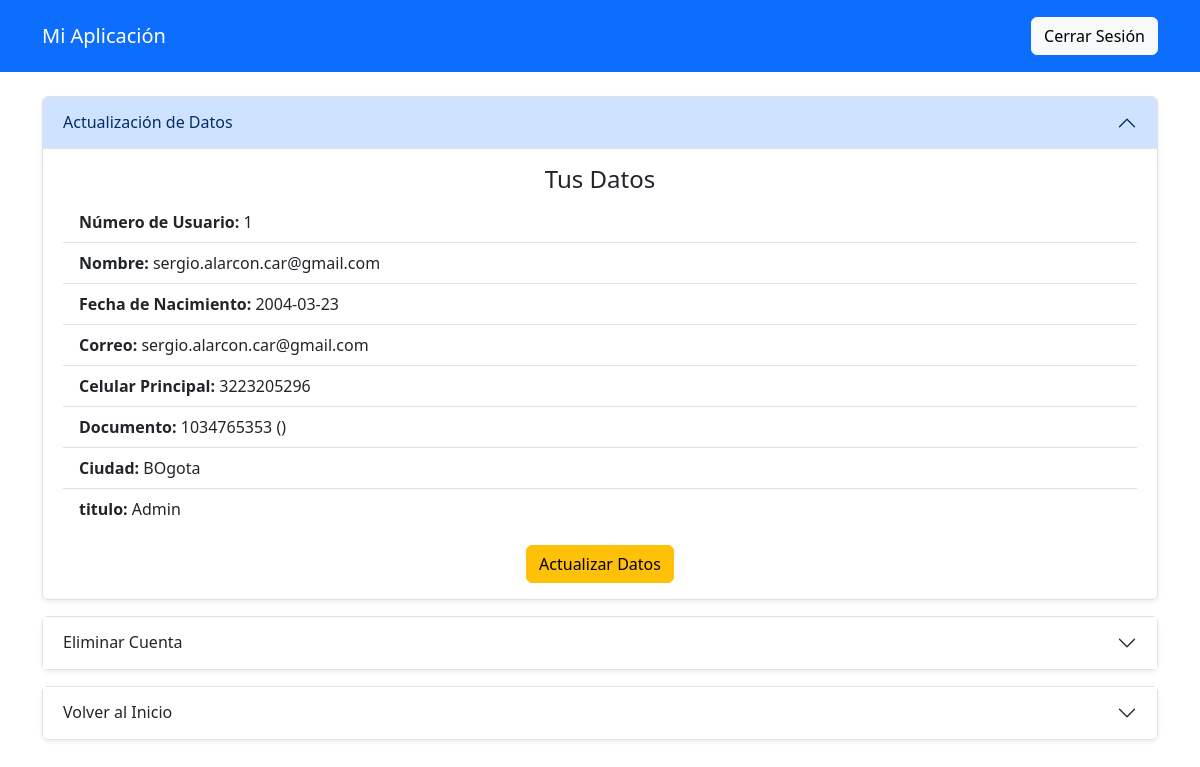
The app's page /admin/config (signed in), older data.
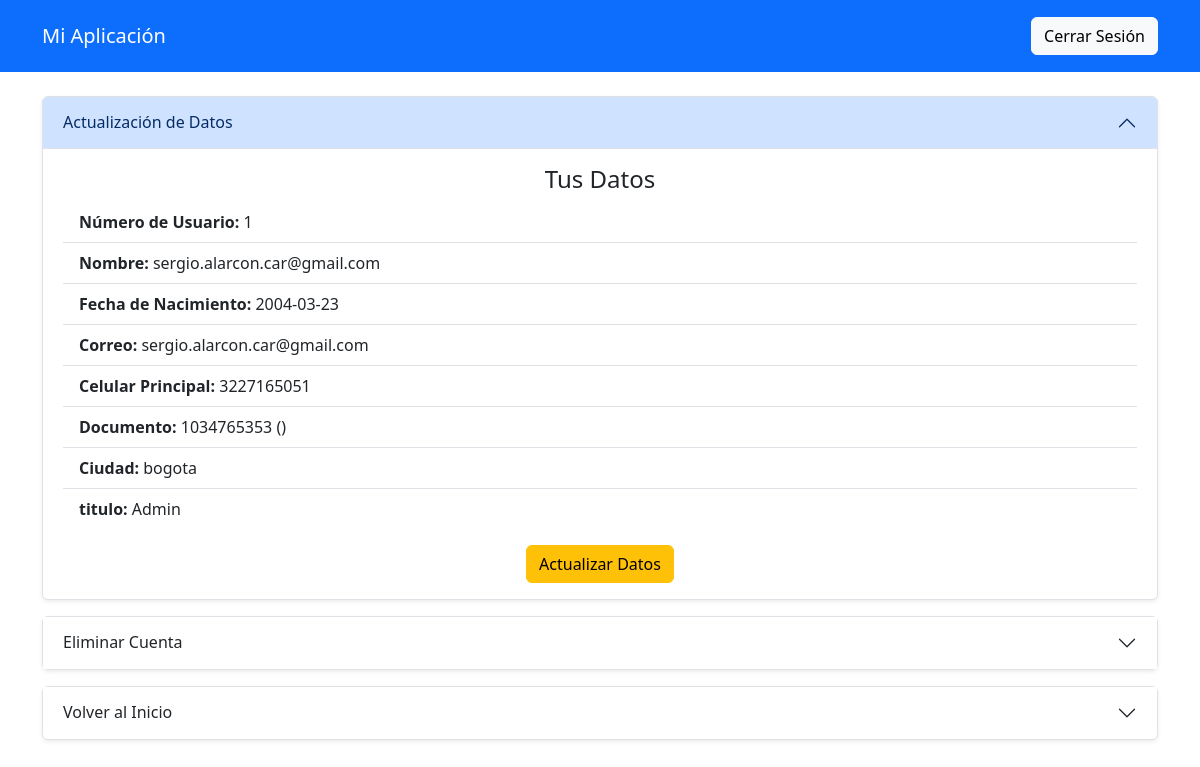
The same page, newer data.
### models/Admin.py (models this page shows)
class Admin_model(Base):
    __tablename__ = "Admin"
    id = Column(Integer, autoincrement=True, primary_key=True)
    fullname = Column(String)
    document_type = Column(String)
    document_number = Column(Integer, unique=True)
    birthdate = Column(Date)
    email = Column(String, unique=True)
    first_number = Column(String)
    city = Column(String)
    password = Column(String)
    job_title = Column(String)
    created_date = Column(Date, default=datetime.utcnow)

### routers/configurar_cuenta_admin.py (the view)
@Config_datos_router_admin.get("/admin/config", tags=["CONFIGURACION CUENTA ADMIN"], dependencies=[Depends(JWTBearer())])
async def configuracion(request: Request, token: str = Depends(JWTBearer())):
    email = token["email"]
    resultado = Admin_service(db).validate_admin(email=email)
    return template.TemplateResponse("templates/configurarCuentaAdmin.html", {
        "request": request,
        "id": resultado.id,
        "fullname": resultado.fullname,
        "email": resultado.email,
        "number": resultado.first_number,
        "city": resultado.city,
        "number_document": resultado.document_number,
        "type_document": resultado.document_type,
        "first_number": resultado.first_number,
        "job_title": resultado.job_title,
        "birthdate": resultado.birthdate
    })

### frontend/templates/configurarCuentaAdmin.html (shortened to what this page needs)
<!DOCTYPE html>
<html lang="es">
  <head>
    <link
      href="https://cdn.jsdelivr.net/npm/bootstrap@5.3.3/dist/css/bootstrap.min.css"
      rel="stylesheet"
    />
  </head>
  <body>
    <nav class="navbar navbar-dark bg-primary p-3">
      <div class="container">
        <a class="navbar-brand" href="#">Mi Aplicación</a>
        <a href="/logout" class="btn btn-light">Cerrar Sesión</a>
      </div>
    </nav>
    <article class="container mt-4">
      <div class="accordion" id="configAccordion">
        <div class="accordion-item border rounded shadow-sm">
          <h2 class="accordion-header">
            <button
              class="accordion-button"
              type="button"
              data-bs-toggle="collapse"
              data-bs-target="#updateData"
            >
              Actualización de Datos
            </button>
          </h2>
          <div
            id="updateData"
            class="accordion-collapse collapse show"
            data-bs-parent="#configAccordion"
          >
            <div class="accordion-body">
              <h4 class="text-center">Tus Datos</h4>
              <ul class="list-group list-group-flush">
                <li class="list-group-item">
                  <strong>Número de Usuario:</strong> {{id}}
                </li>
                <li class="list-group-item">
                  <strong>Nombre:</strong> {{fullname}}
                </li>
                <li class="list-group-item">
                  <strong>Fecha de Nacimiento:</strong> {{birthdate}}
                </li>
                <li class="list-group-item">
                  <strong>Correo:</strong> {{email}}
                </li>
                <li class="list-group-item">
                  <strong>Celular Principal:</strong> {{first_number}}
                </li>
                <li class="list-group-item">
                  <strong>Documento:</strong> {{number_document}}
                  ({{document_type}})
                </li>
                <li class="list-group-item">
                  <strong>Ciudad:</strong> {{city}}
                </li>
                <li class="list-group-item">
                  <strong>titulo: </strong> {{job_title}}
                </li>
              </ul>
              <div class="text-center mt-3">
                <a href="/update/adminpg" class="btn btn-warning"
                  >Actualizar Datos</a
                >
              </div>
            </div>
          </div>
        </div>
        <div class="accordion-item border rounded shadow-sm mt-3">
          <h2 class="accordion-header">
            <button
              class="accordion-button collapsed"
              type="button"
              data-bs-toggle="collapse"
              data-bs-target="#deleteAccount"
            >
              Eliminar Cuenta
            </button>
          </h2>
        </div>
        <div class="accordion-item border rounded shadow-sm mt-3">
          <h2 class="accordion-header">
            <button
              class="accordion-button collapsed"
              type="button"
              data-bs-toggle="collapse"
              data-bs-target="#goHome"
            >
              Volver al Inicio
            </button>
          </h2>
        </div>
      </div>
    </article>
  </body>
</html>

Row changes from the older to the newer data that the page shows:
changed Admin_model "sergio.alarcon.car@gmail.com": first_number "3223205296" → "3227165051"; city "BOgota" → "bogota"
